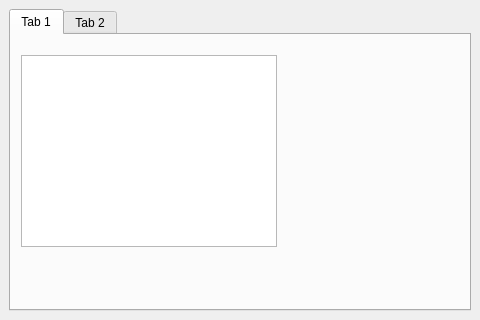
<?xml version="1.0" encoding="UTF-8"?>
<ui version="4.0">
 <class>MainWindow</class>
 <widget class="QMainWindow" name="MainWindow">
  <property name="geometry">
   <rect>
    <x>0</x>
    <y>0</y>
    <width>480</width>
    <height>320</height>
   </rect>
  </property>
  <property name="windowTitle">
   <string>MainWindow</string>
  </property>
  <property name="tabShape">
   <enum>QTabWidget::Rounded</enum>
  </property>
  <widget class="QWidget" name="centralwidget">
   <layout class="QVBoxLayout" name="verticalLayout" stretch="0">
    <item>
     <widget class="QTabWidget" name="tabWidget">
      <widget class="QWidget" name="tab">
       <attribute name="title">
        <string>Tab 1</string>
       </attribute>
       <widget class="QTreeView" name="treeView">
        <property name="geometry">
         <rect>
          <x>10</x>
          <y>20</y>
          <width>256</width>
          <height>192</height>
         </rect>
        </property>
        <property name="sizePolicy">
         <sizepolicy hsizetype="Expanding" vsizetype="Expanding">
          <horstretch>0</horstretch>
          <verstretch>1</verstretch>
         </sizepolicy>
        </property>
       </widget>
      </widget>
      <widget class="QWidget" name="tab_2">
       <attribute name="title">
        <string>Tab 2</string>
       </attribute>
      </widget>
     </widget>
    </item>
   </layout>
  </widget>
 </widget>
 <resources/>
 <connections/>
</ui>
